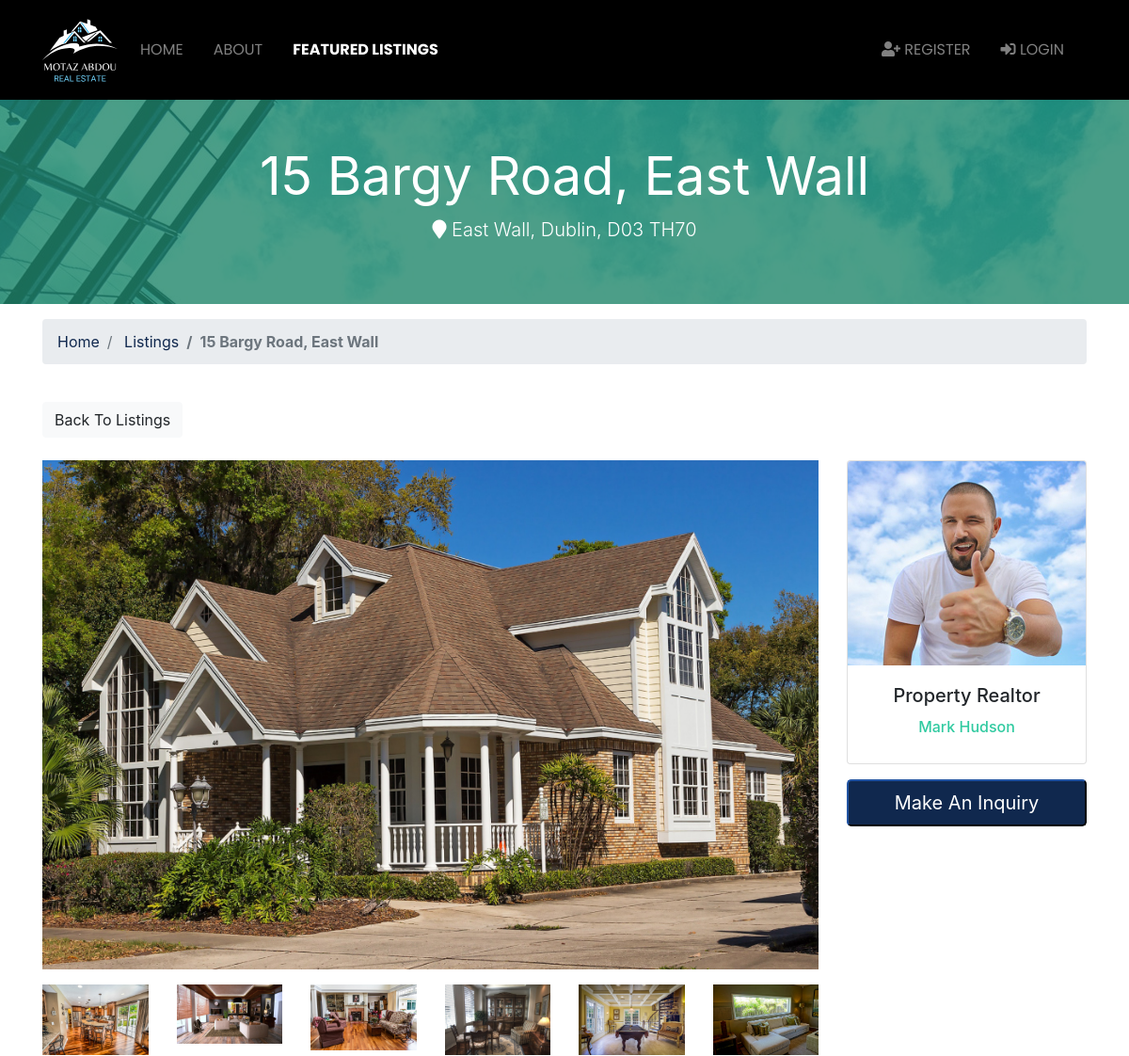
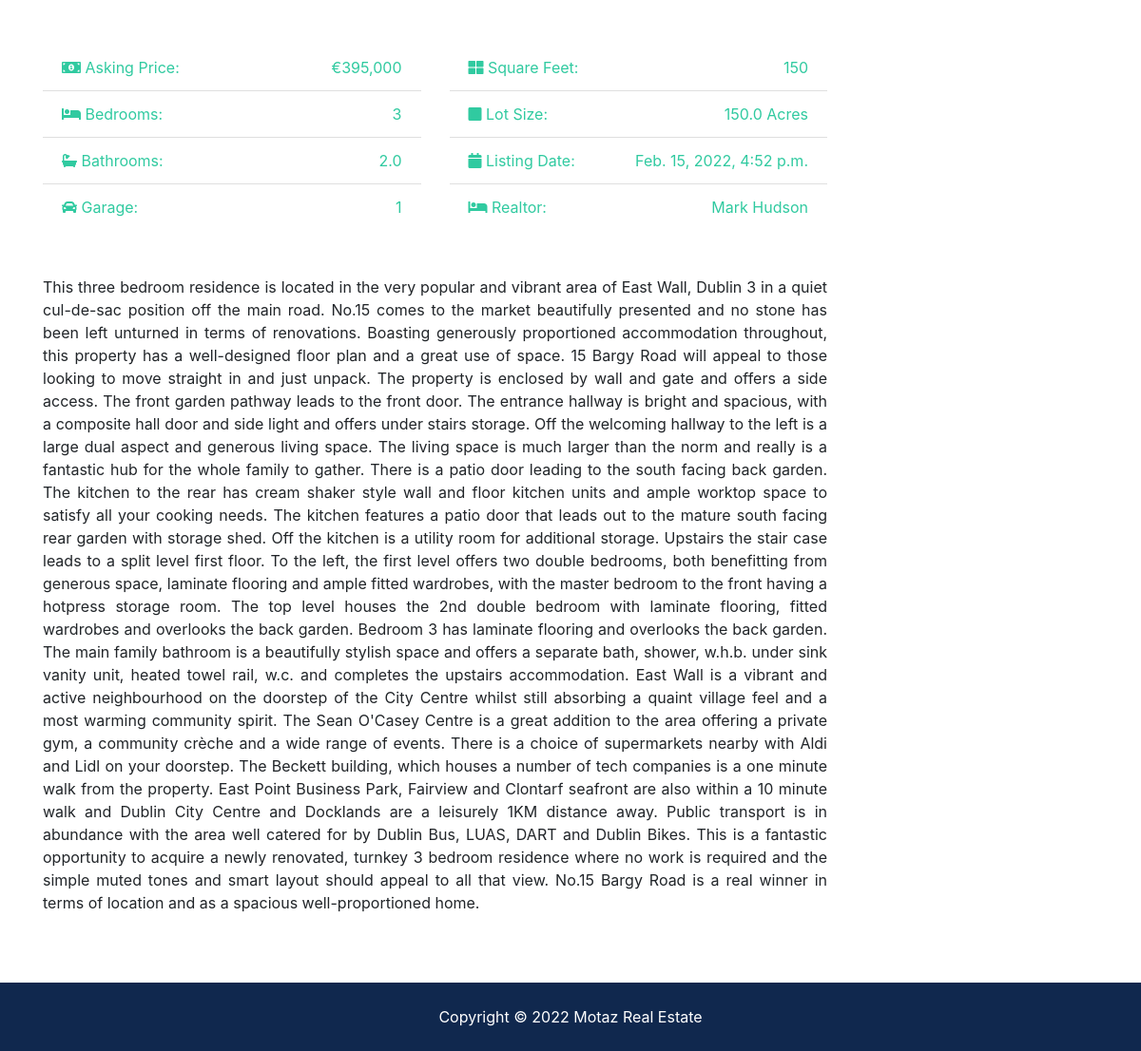
The app's page /listings/2 with its own data (2 pictures, top to bottom).
### listings/models.py (models this page shows, shortened)
class Listing(models.Model):
    realtor = models.ForeignKey(Realtor, on_delete=models.DO_NOTHING)
    title = models.CharField(max_length=200)
    address = models.CharField(max_length=200)
    suburb = models.CharField(max_length=100, null=True)
    county = models.CharField(max_length=100)
    eircode = models.CharField(max_length=20)
    description = models.TextField(blank=True)
    price = models.IntegerField()
    bedrooms = models.IntegerField()
    bathrooms = models.DecimalField(max_digits=2, decimal_places=1)
    garage = models.IntegerField(default=0)
    sqft = models.IntegerField()
    lot_size = models.DecimalField(max_digits=5, decimal_places=1)
    photo_main = models.ImageField(upload_to='photos/%Y/%m/%d/', blank=True)
    photo_1 = models.ImageField(upload_to='photos/%Y/%m/%d/', blank=True)
    photo_2 = models.ImageField(upload_to='photos/%Y/%m/%d/', blank=True)
    photo_3 = models.ImageField(upload_to='photos/%Y/%m/%d/', blank=True)
    photo_4 = models.ImageField(upload_to='photos/%Y/%m/%d/', blank=True)
    photo_5 = models.ImageField(upload_to='photos/%Y/%m/%d/', blank=True)
    photo_6 = models.ImageField(upload_to='photos/%Y/%m/%d/', blank=True)
    is_published = models.BooleanField(default=True)
    lease_type = models.CharField(max_length=10, choices=lease_choices, default='Buy')
    list_date = models.DateTimeField(default=datetime.now, blank=True)

### realtors/models.py (models this page shows)
class Realtor(models.Model):
    name = models.CharField(max_length=200)
    photo = models.ImageField(upload_to='photos/%Y/%m/%d/')
    description = models.TextField(blank=True)
    phone = models.CharField(max_length=20)
    email = models.CharField(max_length=50)
    is_mvp = models.BooleanField(default=False)
    hire_date = models.DateTimeField(default=datetime.now, blank=True)
    def __str__(self):
        return self.name

### listings/views.py (the view)
# urls.py: path('<int:listing_id>', views.listing, name='listing'),
def listing(request, listing_id):
    listing = get_object_or_404(Listing, pk=listing_id)
    context = {
        'listing': listing
    }
    return render(request, 'listings/listing.html', context)

### templates/listings/listing.html (shortened to what this page needs)
{% extends 'base.html' %}
{% load humanize %}
{% block content %}
<section id="showcase-inner" class="py-5 text-white">
    <div class="container">
      <div class="row text-center">
        <div class="col-md-12">
          <h2 class="display-4"><strong>{{ listing.title }}</strong></h2>
          <p class="lead">
            <i class="fas fa-map-marker"></i> {{ listing.suburb }}, {{ listing.county }}, {{ listing.eircode }}</p>
        </div>
      </div>
    </div>
  </section>
  <section id="bc" class="mt-3">
    <div class="container">
      <nav>
        <ol class="breadcrumb">
          <li class="breadcrumb-item">
            <a href="{% url 'index' %}">Home</a>
          </li>
          <li class="breadcrumb-item">
            <a href="{% url 'listings' %}">Listings</a>
          </li>
          <li class="breadcrumb-item active">{{ listing.title }}</li>
        </ol>
      </nav>
    </div>
  </section>
  <section id="listing" class="py-4">
    <div class="container">
      <a href="{% url 'listings' %}" class="btn btn-light mb-4">Back To Listings</a>
      <div class="row">
        <div class="col-md-9">
          <img src="{{ listing.photo_main.url }}" alt="" class="img-main img-fluid mb-3">
          <div class="row mb-5 thumbs">
            {% if listing.photo_1 %}
            <div class="col-md-2">
              <a href="{{ listing.photo_1.url }}" data-lightbox="home-images">
                <img src="{{ listing.photo_1.url }}" alt="" class="img-fluid">
              </a>
            </div>
            {% endif %}
            {% if listing.photo_2 %}
            <div class="col-md-2">
              <a href="{{ listing.photo_2.url }}" data-lightbox="home-images">
                <img src="{{ listing.photo_2.url }}" alt="" class="img-fluid">
              </a>
            </div>
            {% endif %}
            {% if listing.photo_3 %}
            <div class="col-md-2">
              <a href="{{ listing.photo_3.url }}" data-lightbox="home-images">
                <img src="{{ listing.photo_3.url }}" alt="" class="img-fluid">
              </a>
            </div>
            {% endif %}
            {% if listing.photo_4 %}
            <div class="col-md-2">
              <a href="{{ listing.photo_4.url }}" data-lightbox="home-images">
                <img src="{{ listing.photo_4.url }}" alt="" class="img-fluid">
              </a>
            </div>
            {% endif %}
            {% if listing.photo_5 %}
            <div class="col-md-2">
              <a href="{{ listing.photo_5.url }}" data-lightbox="home-images">
                <img src="{{ listing.photo_5.url }}" alt="" class="img-fluid">
              </a>
            </div>
            {% endif %}
            {% if listing.photo_6 %}
            <div class="col-md-2">
              <a href="{{ listing.photo_6.url }}" data-lightbox="home-images">
                <img src="{{ listing.photo_6.url }}" alt="" class="img-fluid">
              </a>
            </div>
            {% endif %}
          </div>
          <div class="row mb-5 fields">
            <div class="col-md-6">
              <ul class="list-group list-group-flush">
                <li class="list-group-item text-secondary">
                  <i class="fas fa-money-bill-alt"></i> Asking Price:
                  <span class="float-right">€{{ listing.price | intcomma }}</span>
                </li>
                <li class="list-group-item text-secondary">
                  <i class="fas fa-bed"></i> Bedrooms:
                  <span class="float-right">{{ listing.bedrooms }}</span>
                </li>
                <li class="list-group-item text-secondary">
                  <i class="fas fa-bath"></i> Bathrooms:
                  <span class="float-right">{{ listing.bathrooms }}</span>
                </li>
                <li class="list-group-item text-secondary">
                  <i class="fas fa-car"></i> Garage:
                  <span class="float-right">{{ listing.garage }}
                  </span>
                </li>
              </ul>
            </div>
            <div class="col-md-6">
              <ul class="list-group list-group-flush">
                <li class="list-group-item text-secondary">
                  <i class="fas fa-th-large"></i> Square Feet:
                  <span class="float-right">{{ listing.sqft }}</span>
                </li>
                <li class="list-group-item text-secondary">
                  <i class="fas fa-square"></i> Lot Size:
                  <span class="float-right">{{ listing.lot_size }} Acres
                  </span>
                </li>
                <li class="list-group-item text-secondary">
                  <i class="fas fa-calendar"></i> Listing Date:
                  <span class="float-right">{{ listing.list_date }}</span>
                </li>
                <li class="list-group-item text-secondary">
                  <i class="fas fa-bed"></i> Realtor:
                  <span class="float-right">{{ listing.realtor }}
                  </span>
                </li>
              </ul>
            </div>
          </div>
          <div class="row mb-5">
            <div class="col-md-12 text-justify">{{ listing.description }}</div>
          </div>
        </div>
        <div class="col-md-3">
          <div class="card mb-3">
            <img class="card-img-top" src="{{ listing.realtor.photo.url }}" alt="Seller">
            <div class="card-body">
              <h5 class="card-title text-center">Property Realtor</h5>
              <h6 class="text-secondary text-center">{{ listing.realtor }}</h6>
            </div>
          </div>
          <button class="btn-primary btn-block btn-lg" data-toggle="modal" data-target="#inquiryModal">Make An Inquiry</button>
        </div>
      </div>
    </div>
  </section>
{% endblock %}

### motaz_realestate/static/css/all.css (style rules this page uses)
.fa, .fas, .far, .fal, .fab { -moz-osx-font-smoothing: grayscale; -webkit-font-smoothing: antialiased; display: inline-block; font-style: normal; font-variant: normal; text-rendering: auto; line-height: 1; }
.fa-bath:before { content: "\f2cd"; }
.fa-bed:before { content: "\f236"; }
.fa-calendar:before { content: "\f133"; }
.fa-car:before { content: "\f1b9"; }
.fa-map-marker:before { content: "\f041"; }
.fa-money-bill-alt:before { content: "\f3d1"; }
.fa-square:before { content: "\f0c8"; }
.fa-th-large:before { content: "\f009"; }
.fa, .fas { font-family: 'Font Awesome 5 Free'; font-weight: 900; }

### motaz_realestate/static/css/style.css (style rules this page uses)
img { width: 100%; }
.active { font-weight: bold !important; }
#showcase-inner { background: url(../img/building.jpg); background-repeat: no-repeat; background-position: top center; background-attachment: fixed/cover; position: relative; overflow: hidden; min-height: 200px; }
#showcase-inner::before { content: ''; position: absolute; top: 0; left: 0; min-height: 100%; width: 100%; background: rgba(32, 134, 107, 0.8); }

### records on screen
Listing: title "15 Bargy Road, East Wall", suburb "East Wall", county "Dublin", eircode "D03 TH70", photo_main (picture), photo_1 (picture), photo_2 (picture), photo_3 (picture), photo_4 (picture), photo_5 (picture), photo_6 (picture), price "395,000", bedrooms "3", bathrooms "2.0", garage "1", sqft "150", lot_size "150.0", list_date "Feb. 15, 2022, 4:52 p.m.", realtor "Mark Hudson", description "This three bedroom residence is located in the very popular and vibrant area of East Wall, Dublin 3 in a quiet cul-de-sac position off the main road. No.15 comes to the market beautifully presented and no stone has been left unturned in terms of renovations. Boasting generously proportioned accommodation throughout, this property has a well-designed floor plan and a great use of space. 15 Bargy Road will appeal to those looking to move straight in and just unpack. The property is enclosed by wall and gate and offers a side access. The front garden pathway leads to the front door. The entrance hallway is bright and spacious, with a composite hall door and side light and offers under stairs…", realtor.photo (picture)
